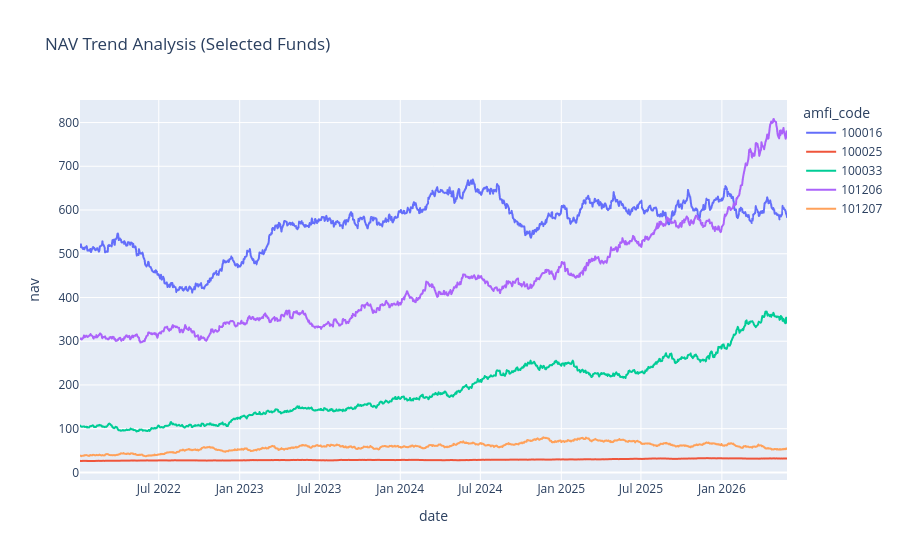

Source (notebook cell):
### Code cell
import pandas as pd
import plotly.express as px

nav_df = pd.read_csv("../data/processed/02_nav_history_cleaned.csv")

nav_df["date"] = pd.to_datetime(nav_df["date"])

# Select first 5 schemes for visualization
selected_funds = nav_df["amfi_code"].unique()[:5]

filtered_df = nav_df[nav_df["amfi_code"].isin(selected_funds)]

fig = px.line(
    filtered_df,
    x="date",
    y="nav",
    color="amfi_code",
    title="NAV Trend Analysis (Selected Funds)"
)

fig.show()

### Figure 1 — Plotly figure (JSON) as saved in the notebook; plotly's stock layout.template omitted (floating-point values rounded to 4 significant figures; data arrays with more than 128 entries replaced by an {"elided": "..."} marker saying what was removed)
{"data": [{"hovertemplate": "amfi_code=100016<br>date=%{x}<br>nav=%{y}<extra></extra>", "legendgroup": "100016", "line": {"color": "#636efa", "dash": "solid"}, "marker": {"symbol": "circle"}, "mode": "lines", "name": "100016", "showlegend": true, "type": "scattergl", "x": {"elided": "1150 str values"}, "xaxis": "x", "y": {"elided": "1150 float values"}, "yaxis": "y"}, {"hovertemplate": "amfi_code=100025<br>date=%{x}<br>nav=%{y}<extra></extra>", "legendgroup": "100025", "line": {"color": "#EF553B", "dash": "solid"}, "marker": {"symbol": "circle"}, "mode": "lines", "name": "100025", "showlegend": true, "type": "scattergl", "x": {"elided": "1150 str values"}, "xaxis": "x", "y": {"elided": "1150 float values"}, "yaxis": "y"}, {"hovertemplate": "amfi_code=100033<br>date=%{x}<br>nav=%{y}<extra></extra>", "legendgroup": "100033", "line": {"color": "#00cc96", "dash": "solid"}, "marker": {"symbol": "circle"}, "mode": "lines", "name": "100033", "showlegend": true, "type": "scattergl", "x": {"elided": "1150 str values"}, "xaxis": "x", "y": {"elided": "1150 float values"}, "yaxis": "y"}, {"hovertemplate": "amfi_code=101206<br>date=%{x}<br>nav=%{y}<extra></extra>", "legendgroup": "101206", "line": {"color": "#ab63fa", "dash": "solid"}, "marker": {"symbol": "circle"}, "mode": "lines", "name": "101206", "showlegend": true, "type": "scattergl", "x": {"elided": "1150 str values"}, "xaxis": "x", "y": {"elided": "1150 float values"}, "yaxis": "y"}, {"hovertemplate": "amfi_code=101207<br>date=%{x}<br>nav=%{y}<extra></extra>", "legendgroup": "101207", "line": {"color": "#FFA15A", "dash": "solid"}, "marker": {"symbol": "circle"}, "mode": "lines", "name": "101207", "showlegend": true, "type": "scattergl", "x": {"elided": "1150 str values"}, "xaxis": "x", "y": {"elided": "1150 float values"}, "yaxis": "y"}], "layout": {"legend": {"title": {"text": "amfi_code"}, "tracegroupgap": 0}, "title": {"text": "NAV Trend Analysis (Selected Funds)"}, "xaxis": {"anchor": "y", "domain": [0, 1], "title": {"text": "date"}}, "yaxis": {"anchor": "x", "domain": [0, 1], "title": {"text": "nav"}}}}
